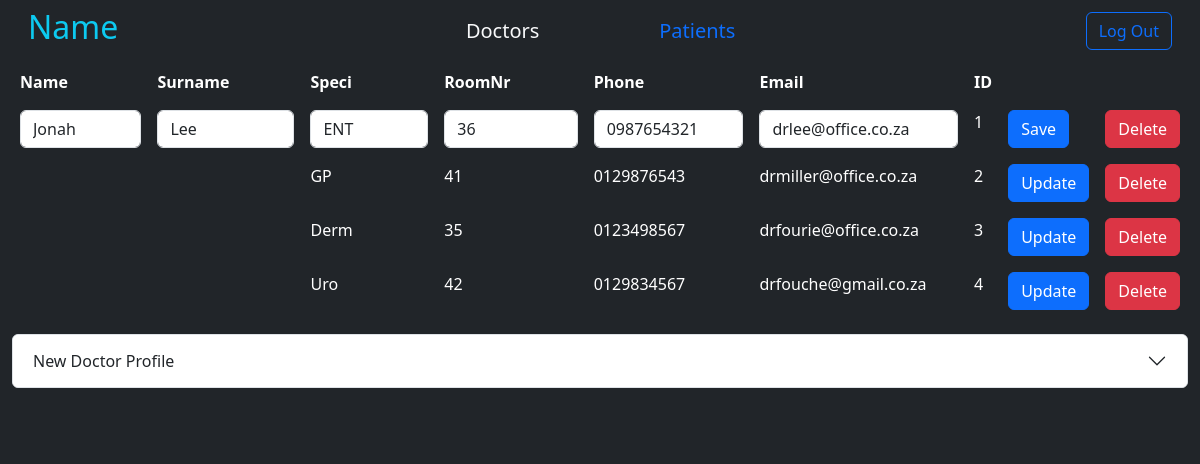
Page /doctors.php?DoctorID=1 on the committed database.
### tables this page shows
CREATE TABLE `Doctors` (
  `Name` varchar(23) DEFAULT NULL,
  `Surname` varchar(23) DEFAULT NULL,
  `Age` int(11) DEFAULT NULL,
  `Gender` varchar(1) DEFAULT NULL,
  `PhoneNr` varchar(10) DEFAULT NULL,
  `Email` varchar(23) DEFAULT NULL,
  `Password` varchar(23) DEFAULT NULL,
  `DoctorID` int(11) NOT NULL,
  `Specialisation` varchar(5) DEFAULT NULL,
  `RoomNr` int(11) DEFAULT NULL
);

### readdoc.php (the view, shortened to what this page needs)
<?php
    include 'db.php';
    $sql = "SELECT * FROM Doctors";
    $result = $conn->query($sql);
    while ($row = $result->fetch_assoc()) {
        echo "<tr>";
        if ($row['DoctorID'] == $_GET['DoctorID']) {
            echo '<form class="form-inline m-2" action="updatedoc.php" method="POST">';
            echo '<td><input type="text" class="form-control" name="Name" value="' . $row['Name'] . '"></td>';
            echo '<td><input type="text" class="form-control" name="Surname" value="' . $row['Surname'] . '"></td>';
            echo '<td><input type="text" class="form-control" name="Specialisation" value="' . $row['Specialisation'] . '"></td>';
            echo '<td><input type="number" class="form-control" name="RoomNr" value="' . $row['RoomNr'] . '"></td>';
            echo '<td><input type="number" class="form-control" name="Phone" value="' . $row['PhoneNr'] . '"></td>';
            echo '<td><input type="text" class="form-control" name="Email" value="' . $row['Email'] . '"></td>';
            echo "<td>" . $row['DoctorID'] . "</td>";
            echo '<td><button type="submit" class="btn btn-primary">Save</button></td>';
            echo '</form>';
        } else {
            echo "<td>" . $row['DName'] . "</td>";
            echo "<td>" . $row['DSurname'] . "</td>";
            echo "<td>" . $row['Specialisation'] . "</td>";
            echo "<td>" . $row['RoomNr'] . "</td>";
            echo "<td>" . $row['PhoneNr'] . "</td>";
            echo "<td>" . $row['Email'] . "</td>";
            echo "<td>" . $row['DoctorID'] . "</td>";
            echo '<td><a class="btn btn-primary" href="doctors.php?DoctorID='. $row['DoctorID'] .'" role="button">Update</a></td>';
        };
        echo '<td><a class="btn btn-danger" href="deletedoc.php?DoctorID='. $row['DoctorID'] .'" role="button">Delete</a></td>';
        echo "</tr>";
    };
?>

### rows in the picture
doctors: Name "Jonah", Surname "Lee", Specialisation "ENT", RoomNr "36", Phone "0987654321", Email "drlee@office.co.za", DoctorID "1"
doctors: Specialisation "GP", RoomNr "41", PhoneNr "0129876543", Email "drmiller@office.co.za", DoctorID "2"
doctors: Specialisation "Derm", RoomNr "35", PhoneNr "0123498567", Email "drfourie@office.co.za", DoctorID "3"
doctors: Specialisation "Uro", RoomNr "42", PhoneNr "0129834567", Email "drfouche@gmail.co.za", DoctorID "4"
